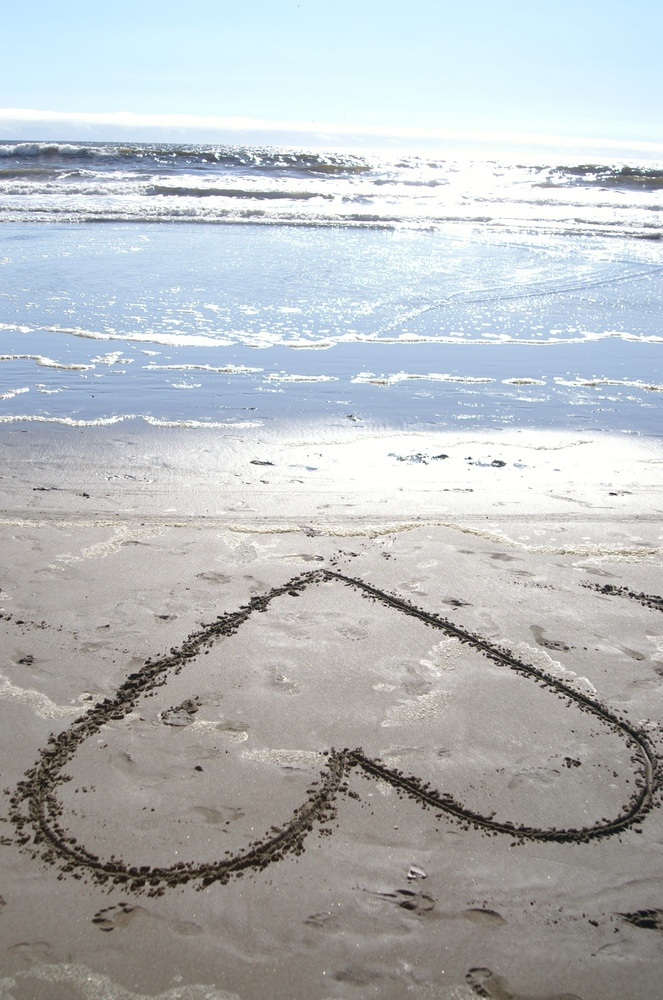
#> input picture image/beach-love-1312792.jpg, 663 x 1000 px, shrunk from 1496 x 2256 before the run, found by its file name
$ jupyter execute See_scret_image.ipynb
#> lines starting #> are read from the running program, lines starting #| are printed output that depends on the picture
<a href="https://colab.research.google.com/github/CakeNuthep/Secret-Image/blob/main/See_scret_image.ipynb" target="_parent"></a>

[cell 1]
import cv2 as cv
from google.colab.patches import cv2_imshow # for image display
from google.colab import files

[cell 2]
path_image = list(files.upload().keys())[0]
#> the answer given: beach-love-1312792.jpg

[cell 3]
image = cv.imread(path_image)
#> image is the input picture: shape (1000, 663, 3); mean B, G, R 189.4, 187, 182.5
cv2_imshow(image)

[cell 4]
lsb = int('0b00001111',2)

[cell 5]
secret_image = image & lsb
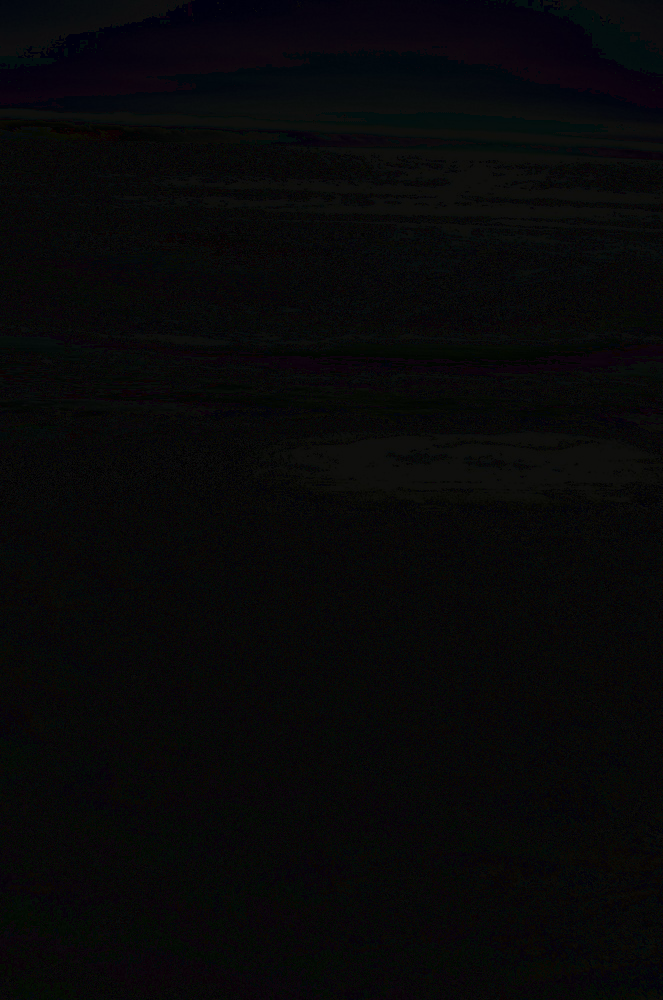
#> secret_image: shape (1000, 663, 3); mean B, G, R 8.83, 8, 7.83
secret_image = secret_image << 4
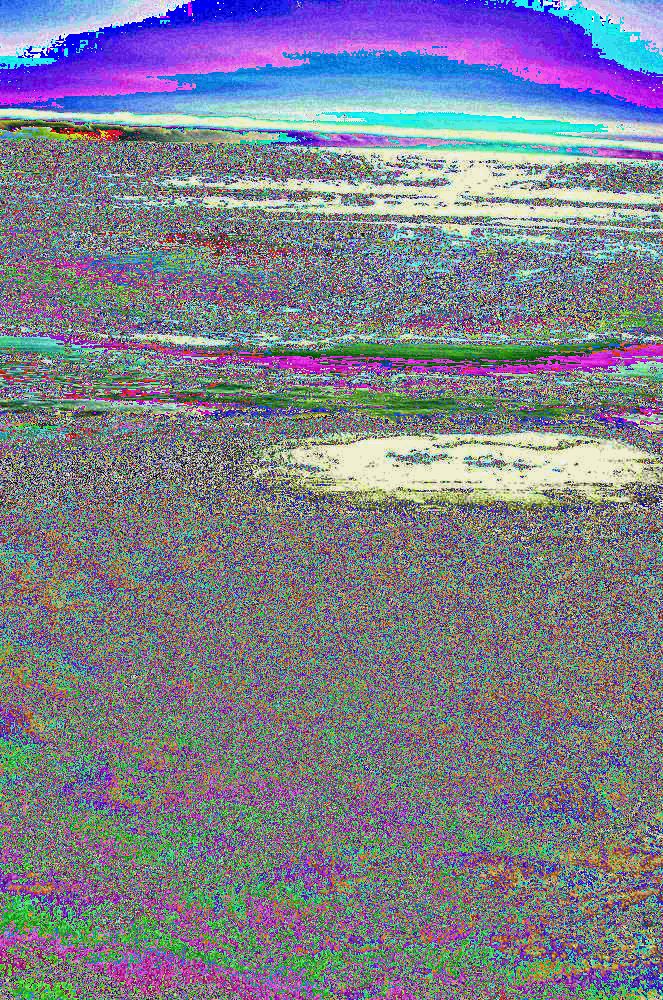
#> secret_image: shape (1000, 663, 3); mean B, G, R 141.3, 128.1, 125.2
cv2_imshow(secret_image)

$ run again, on image/moto-dog-1-1396690.jpg
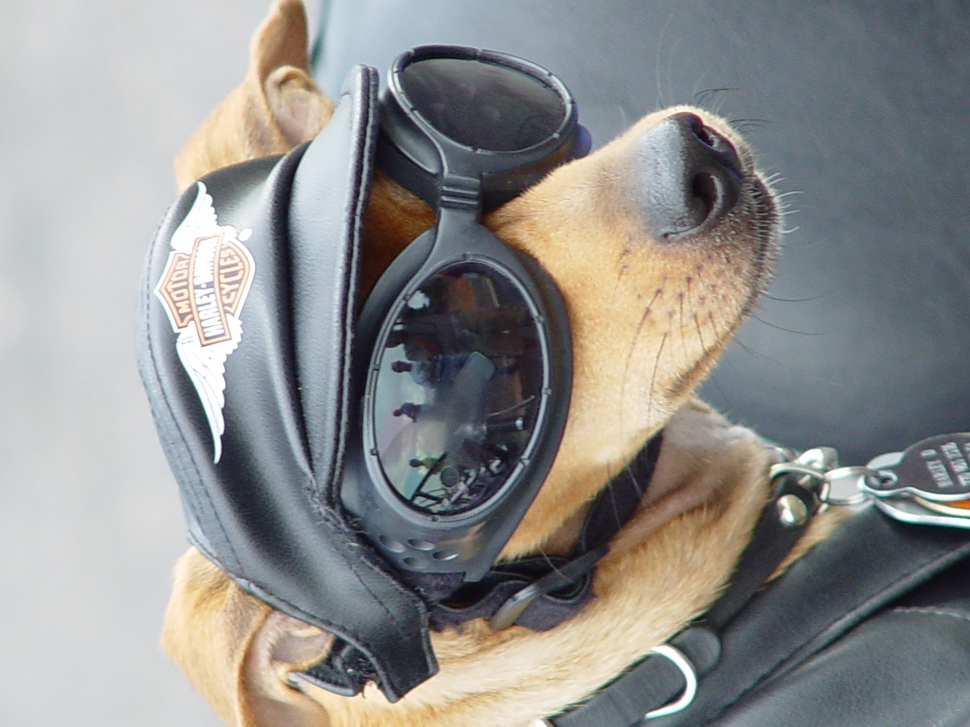
#> input picture image/moto-dog-1-1396690.jpg, 970 x 727 px, shrunk from 2048 x 1536 before the run, found by its file name
#> image is the input picture: shape (727, 970, 3); mean B, G, R 141.1, 142.8, 142.5
#> `secret_image = secret_image << 4`:
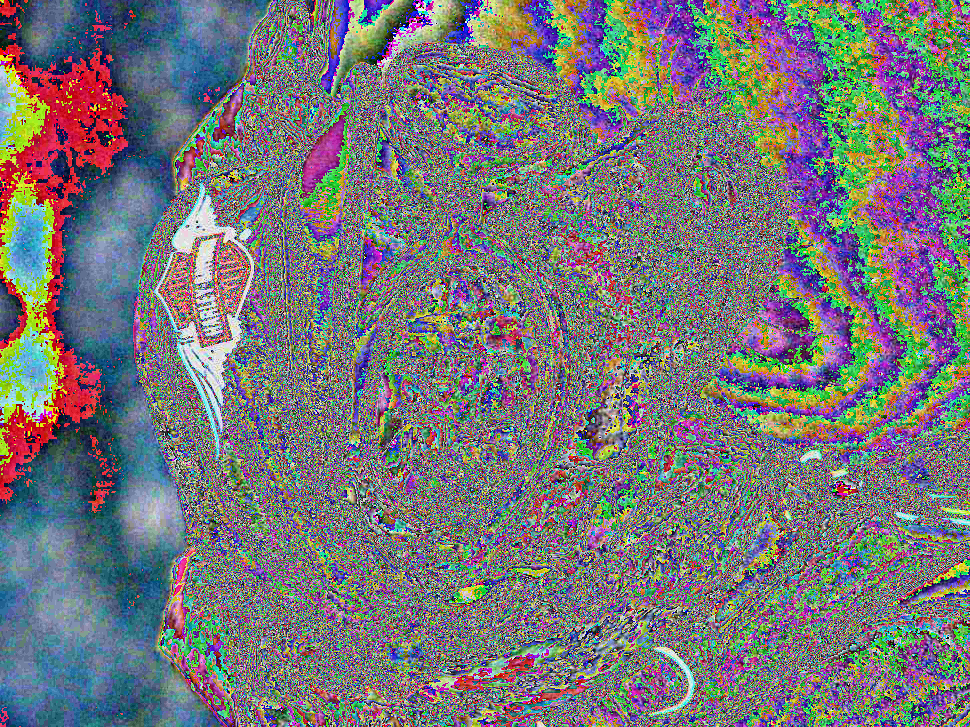
#> secret_image: shape (727, 970, 3); mean B, G, R 120.6, 117.7, 117.3

$ run again, on image/running-dog-1402704.jpg
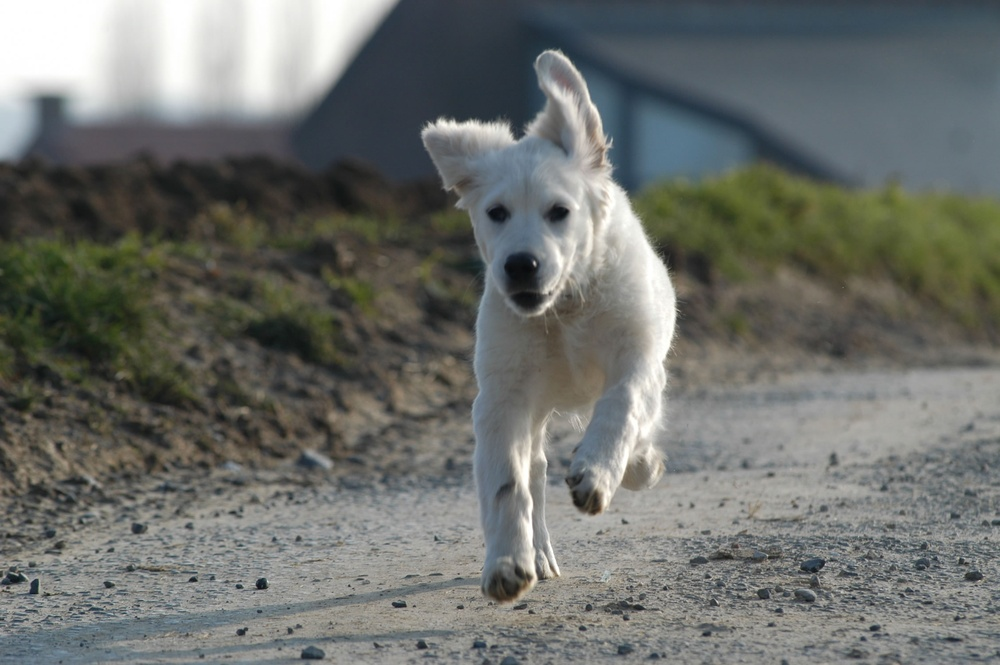
#> input picture image/running-dog-1402704.jpg, 1000 x 665 px, shrunk from 2256 x 1500 before the run, found by its file name
#> image is the input picture: shape (665, 1000, 3); mean B, G, R 107.7, 111.8, 109
#> `secret_image = secret_image << 4`:
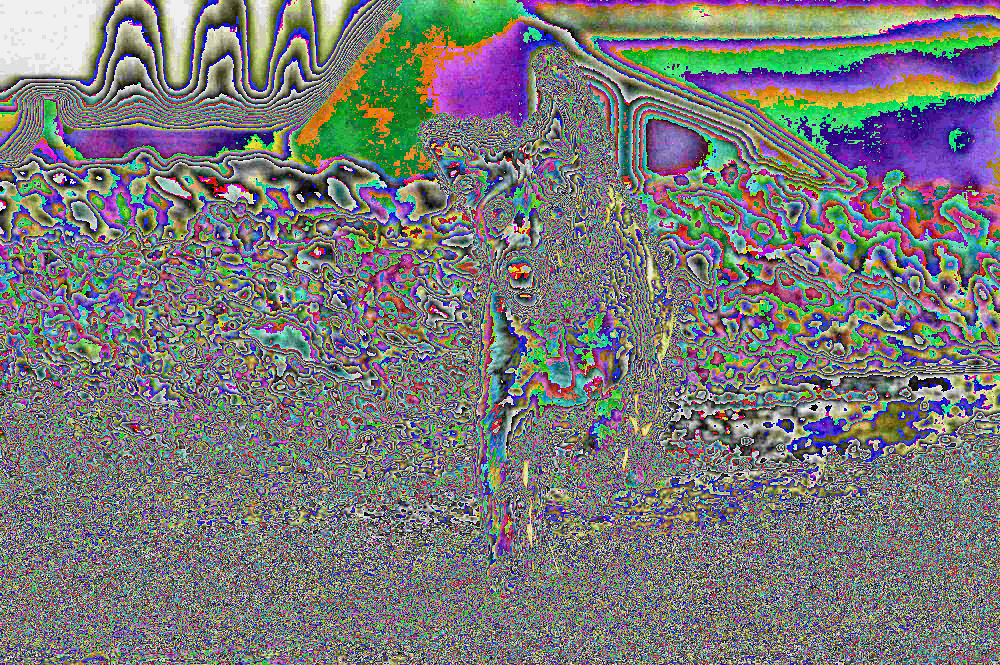
#> secret_image: shape (665, 1000, 3); mean B, G, R 121, 120.7, 120.2
